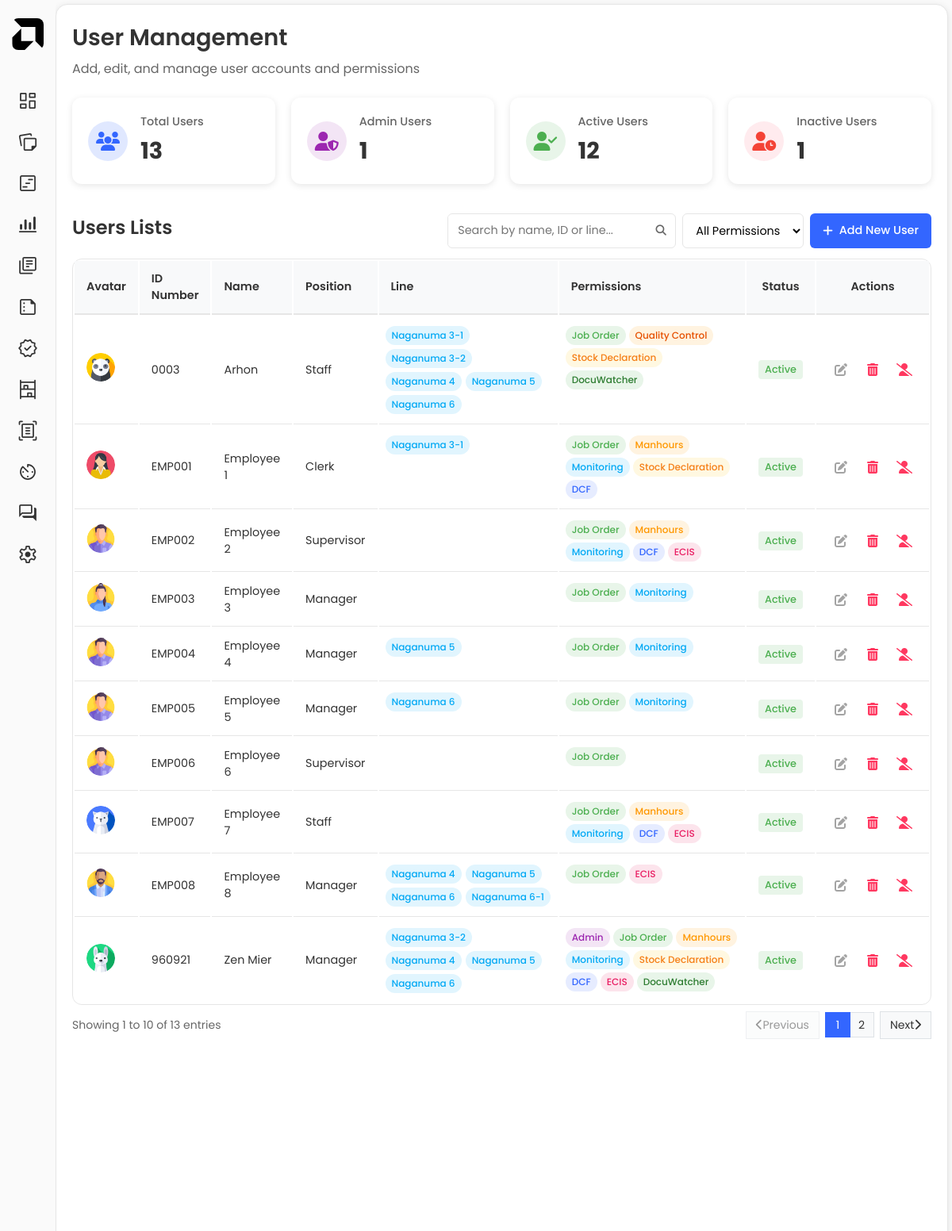
The page /settings/account-settings/ (signed in, upper part) on the database as committed earlier.
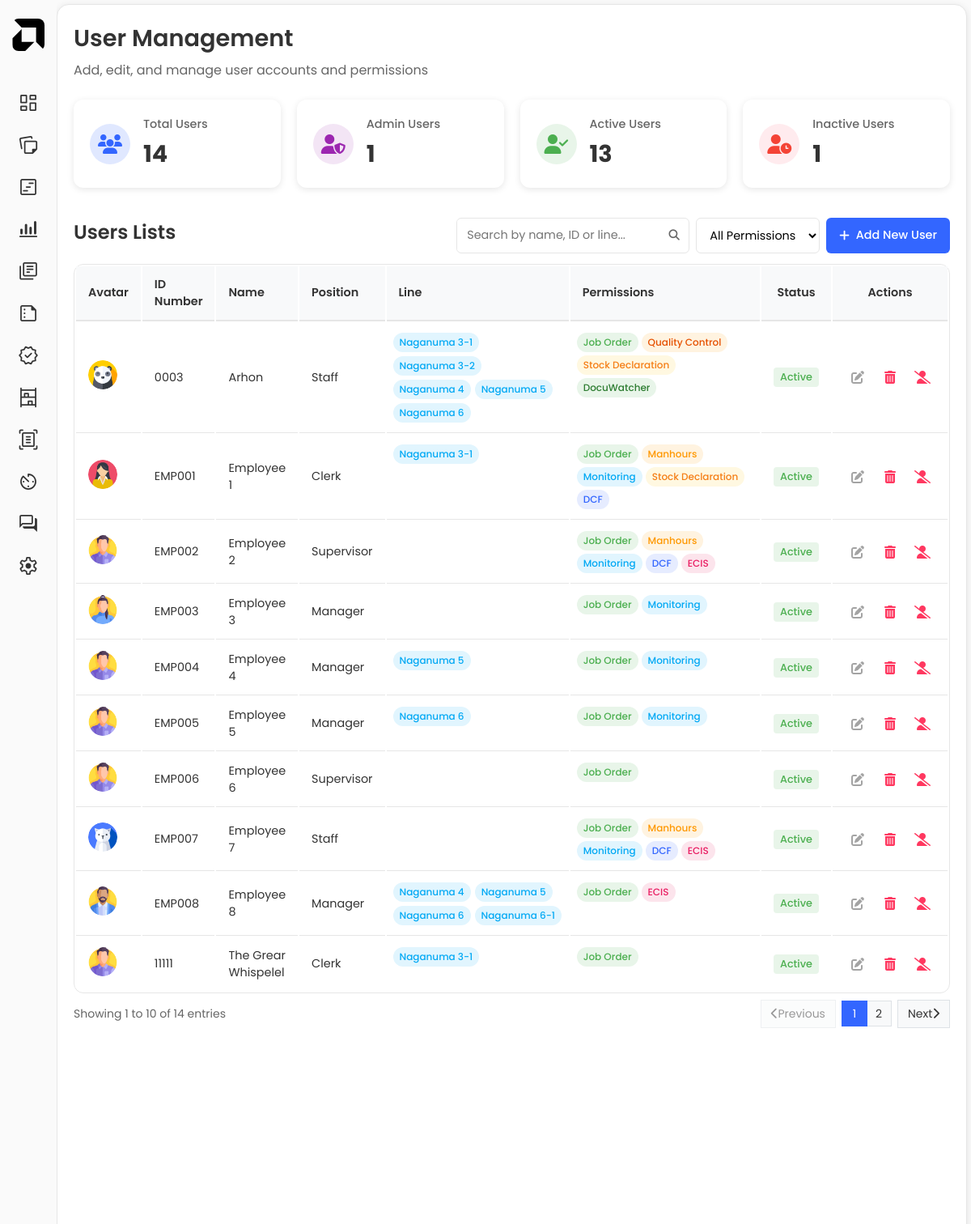
The same page on the database as committed later.
### portalusers/models.py (models this page shows)
class Users(AbstractUser):
    POSITION = [
        ('Staff', 'Staff'),
        ('Clerk', 'Clerk'),
        ('Assistant', 'Assistant'),
        ('Innovator', 'Innovator'),
        ('Supervisor', 'Supervisor'),
        ('Manager', 'Manager')
    ]
    avatar = models.ImageField(upload_to='profile/', null=True, default='images/profile/avatar.png')
    id_number = models.CharField(max_length=10, null=True)
    name = models.CharField(max_length=100, null=True)
    position = models.CharField(max_length=100, choices=POSITION, null=True)
    line = models.ManyToManyField(Line, related_name='user_line')
    default_line = models.ForeignKey(Line, on_delete=models.SET_NULL, null=True, blank=True, related_name='default_line_users')
    username = models.CharField(max_length=50, null=True, unique=True)
    is_admin = models.BooleanField(default=False)
    job_order_user = models.BooleanField(default=False)
    job_order_requestor = models.BooleanField(default=False)
    job_order_approver = models.BooleanField(default=False)
    job_order_checker = models.BooleanField(default=False)
    job_order_maintenance = models.BooleanField(default=False)
    job_order_facilitator = models.BooleanField(default=False)
    job_order_spectator = models.BooleanField(default=False)
    job_order_pmd = models.BooleanField(default=False)
    manhours_user = models.BooleanField(default=False)
    manhours_staff = models.BooleanField(default=False)
    manhours_supervisor = models.BooleanField(default=False)
    monitoring_user = models.BooleanField(default=False)
    monitoring_staff = models.BooleanField(default=False)
    monitoring_supervisor = models.BooleanField(default=False)
    monitoring_manager = models.BooleanField(default=False)
    monitoring_qad = models.BooleanField(default=False)
    monitoring_sales = models.BooleanField(default=False)
    dcf_user = models.BooleanField(default=False)
    dcf_requestor = models.BooleanField(default=False)
    dcf_approver = models.BooleanField(default=False)
    ecis_user = models.BooleanField(default=False)
    ecis_facilitator = models.BooleanField(default=False)
    ecis_requestor = models.BooleanField(default=False)
    quality_control_user = models.BooleanField(default=False)
    quality_control_qa = models.BooleanField(default=False)
    quality_control_warehouse = models.BooleanField(default=False)
    quality_control_engineering = models.BooleanField(default=False)
    quality_control_production = models.BooleanField(default=False)
    stock_declaration_user = models.BooleanField(default=False)
    stock_declaration_warehouse = models.BooleanField(default=False)
    stock_declaration_purchasing = models.BooleanField(default=False)
    stock_declaration_production = models.BooleanField(default=False)
    overtime_user = models.BooleanField(default=False)
    overtime_requestor = models.BooleanField(default=False)
    overtime_supervisor = models.BooleanField(default=False)
    overtime_importer = models.BooleanField(default=False)
    overtime_allocator = models.BooleanField(default=False)
    overtime_facilitator = models.BooleanField(default=False)
    wip_user = models.BooleanField(default=False)
    wip_counter = models.BooleanField(default=False)
    wip_checker = models.BooleanField(default=False)
    wip_facilitator = models.BooleanField(default=False)
    docunotification_user = models.BooleanField(default=False)
    docunotification_requestor = models.BooleanField(default=False)
    docunotification_admin = models.BooleanField(default=False)
    meetingscheduler_user = models.BooleanField(default=False)
    meetingscheduler = models.BooleanField(default=False)
    meetingadmin = models.BooleanField(default=False)
    USERNAME_FIELD = 'username'
    REQUIRED_FIELDS = []

### settings/models.py (models this page shows, shortened)
class Line(models.Model):
    line_name = models.CharField(max_length=100)

### settings/views.py (the view)
@login_required(login_url="user-login")
@user_passes_test(is_admin)
def user_management(request):
    users_list = Users.objects.prefetch_related('line').all().order_by('name')
    users_count = users_list.count()
    admin_count = users_list.filter(is_admin=True).count()
    active_count = users_list.filter(is_active=True).count()
    inactive_count = users_list.filter(is_active=False).count()
    lines = Line.objects.all().order_by('line_name')
    approvers = Users.objects.filter(is_active=True).order_by('name').all()
    paginator = Paginator(users_list, 10)
    page = request.GET.get('page', 1)
    users = paginator.get_page(page)
    avatars = [{'filename': f'avatar{i}.png', 'url': f'/static/images/profile/avatar{i}.png'} for i in range(1, 10)]
    context = {
        'users': users,
        'users_count': users_count,
        'admin_count': admin_count,
        'active_count': active_count,
        'inactive_count': inactive_count,
        'lines': lines,
        'potential_approvers': approvers,
        'position_choices': Users.POSITION,
        'module_choices': UserApprovers.MODULES,
        'role_choices': UserApprovers.ROLES,
        'avatars': avatars,
    }
    return render(request, 'settings/account-register.html', context)

### settings/templates/settings/account-register.html (shortened to what this page needs)
{% extends 'main.html' %}
{% load static %}
{% block extra_css %}
<link rel="stylesheet" href="{% static 'css/qualitycontrol/qualitycontrol.css' %}">
<link rel="stylesheet" href="{% static 'css/account/account-registration.css' %}">
{% endblock %}
{% block content %}
<main class="main-content">
    <div class="UM-header">
        <div class="UM-title-section">
            <h1 class="UM-page-title">User Management</h1>
            <p class="UM-subtitle">Add, edit, and manage user accounts and permissions</p>
        </div>
    </div>
    <div class="UM-stats-container">
        <div class="UM-stats-card UM-total">
            <div class="UM-stats-icon">
                <i class="fas fa-users"></i>
            </div>
            <div class="UM-stats-content">
                <h3>Total Users</h3>
                <h2 class="UM-stats-number">{{ users_count }}</h2>
            </div>
        </div>
        <div class="UM-stats-card UM-admin">
            <div class="UM-stats-icon">
                <i class="fas fa-user-shield"></i>
            </div>
            <div class="UM-stats-content">
                <h3>Admin Users</h3>
                <h2 class="UM-stats-number">{{ admin_count }}</h2>
            </div>
        </div>
        <div class="UM-stats-card UM-active">
            <div class="UM-stats-icon">
                <i class="fas fa-user-check"></i>
            </div>
            <div class="UM-stats-content">
                <h3>Active Users</h3>
                <h2 class="UM-stats-number">{{ active_count }}</h2>
            </div>
        </div>
        <div class="UM-stats-card UM-inactive">
            <div class="UM-stats-icon">
                <i class="fas fa-user-clock"></i>
            </div>
            <div class="UM-stats-content">
                <h3>Inactive Users</h3>
                <h2 class="UM-stats-number">{{ inactive_count }}</h2>
            </div>
        </div>
    </div>
    <div class="tab-content active">
            <div>
                <div class="card-header">
                    <h2>Users Lists</h2>
                    <div class="card-header-action">
                        <div class="JO-search-container">
                            <input type="text" id="user-search" class="JO-search-input" placeholder="Search by name, ID or line...">
                            <button class="JO-search-button">
                                <i class="fas fa-search"></i>
                            </button>
                        </div>
                        <div class="UM-filter-container">
                            <select id="permission-filter" class="UM-select UM-filter-select">
                                <option value="all">All Permissions</option>
                            </select>
                        </div>
                        <button id="add-user-btn" class="UM-button UM-primary-button">
                            <i class="fas fa-plus"></i> Add New User
                        </button>
                    </div>
                </div>
                <div class="common-table-container">
                    <table class="Unisync-table" id="trial-run-table">
                        <thead>
                            <tr>
                                <th>Avatar</th>
                                <th>ID Number</th>
                                <th>Name</th>
                                <th>Position</th>
                                <th class="column-line">Line</th>
                                <th class="column-permissions">Permissions</th>
                                <th style="text-align: center;">Status</th>
                                <th style="text-align: center;">Actions</th>
                            </tr>
                        </thead>
                        <tbody id="trial-run-tbody">
                            {% for user in users %}
                                <tr>
                                    <td data-label="Avatar">
                                        <img src="{{ user.avatar.url }}" alt="{{ user.name }}" class="UM-user-avatar">
                                    </td>
                                    <td data-label="ID">{{ user.id_number }}</td>
                                    <td data-label="Name">{{ user.name }}</td>
                                    <td data-label="Position">{{ user.position }}</td>
                                    <td data-label="Line" class="column-line">
                                        <div class="UM-permission-pills">
                                            {% for line in user.line.all %}
                                                <span class="UM-permission-pill UM-monitoring-pill">{{ line.line_name }}</span>
                                            {% endfor %}
                                        </div>
                                    </td>
                                    <td data-label="Permissions" class="column-permissions">
                                        <div class="UM-permission-pills">
                                            {% if user.is_admin %}
                                            <span class="UM-permission-pill UM-admin-pill">Admin</span>
                                            {% endif %}
                                            {% if user.job_order_user %}
                                            <span class="UM-permission-pill UM-job-order-pill">Job Order</span>
                                            {% endif %}
                                            {% if user.manhours_user %}
                                            <span class="UM-permission-pill UM-manhours-pill">Manhours</span>
                                            {% endif %}
                                            {% if user.monitoring_user %}
                                            <span class="UM-permission-pill UM-monitoring-pill">Monitoring</span>
                                            {% endif %}
                                            {% if user.quality_control_user %}
                                            <span class="UM-permission-pill UM-quality-control-pill">Quality Control</span>
                                            {% endif %}
                                            {% if user.stock_declaration_user %}
                                            <span class="UM-permission-pill UM-stock-declaration-pill">Stock Declaration</span>
                                            {% endif %}
                                            {% if user.dcf_user %}
                                            <span class="UM-permission-pill UM-dcf-pill">DCF</span>
                                            {% endif %}
                                            {% if user.ecis_user %}
                                            <span class="UM-permission-pill UM-ecis-pill">ECIS</span>
                                            {% endif %}
                                            {% if user.docunotification_user %}
                                            <span class="UM-permission-pill UM-docunotification-pill">DocuWatcher</span>
                                            {% endif %}
                                        </div>
                                    </td>
                                    <td class="text-center" data-label="Status">
                                        <span class="UM-status {% if user.is_active %}UM-status-active{% else %}UM-status-inactive{% endif %}">
                                            {% if user.is_active %}Active{% else %}Inactive{% endif %}
                                        </span>
                                    </td>
                                    <td data-label="Actions">
                                        <div class="UM-action-buttons">
                                            <button class="btn btn-icon UM-edit-user" data-id="{{ user.id }}" title="Edit User">
                                                <i class="fas fa-edit"></i>
                                            </button>
                                            <button class="btn btn-icon btn-error UM-delete-user" data-id="{{ user.id }}" title="Delete User">
                                                <i class="fas fa-trash-alt"></i>
                                            </button>
                                            <form method="post" action="{% url 'toggle_status' user.id %}" class="UM-inline-form">
                                                <button type="submit" class="btn btn-icon {% if user.is_active %}btn-error{% else %}btn-success{% endif %}" title="{% if user.is_active %}Deactivate{% else %}Activate{% endif %}">
                                                    <i class="fas {% if user.is_active %}fa-user-slash{% else %}fa-user-check{% endif %}"></i>
                                                </button>
                                            </form>
                                        </div>
                                    </td>
                                </tr>
                            {% endfor %}
                        </tbody>
                    </table>
                </div>
                <div class="JO-pagination">
                    <div class="JO-pagination-info">
                        Showing {{ users.start_index }} to {{ users.end_index }} of {{ users.paginator.count }} entries
                    </div>
                    {% if users.paginator.num_pages > 1 %}
                    <div class="JO-pagination-controls">
                        <div class="JO-pagination-nav-container">
                            {% if users.has_previous %}
                            <a href="?page={{ users.previous_page_number }}" class="JO-pagination-btn">
                                <i class="fas fa-chevron-left"></i> Previous
                            </a>
                            {% else %}
                            <span class="JO-pagination-btn disabled">
                                <i class="fas fa-chevron-left"></i> Previous
                            </span>
                            {% endif %}
                            <div class="JO-pagination-pages">
                                {% for num in users.paginator.page_range %}
                                {% if users.number == num %}
                                <span class="JO-pagination-page active">{{ num }}</span>
                                {% elif num > users.number|add:'-3' and num < users.number|add:'3' %}
                                <a href="?page={{ num }}" class="JO-pagination-page">{{ num }}</a>
                                {% endif %}
                                {% endfor %}
                            </div>
                            {% if users.has_next %}
                            <a href="?page={{ users.next_page_number }}" class="JO-pagination-btn">
                                Next <i class="fas fa-chevron-right"></i>
                            </a>
                            {% else %}
                            <span class="JO-pagination-btn disabled">
                                Next <i class="fas fa-chevron-right"></i>
                            </span>
                            {% endif %}
                        </div>
                    </div>
                    {% endif %}
                </div>
            </div>
        </div>
</main>
{% endblock %}

Rows that differ between the two databases and show on the page:
no longer on this page (row edited): Users: avatar (picture), id_number "960921", name "Zen Mier", position "Manager", is_admin "Admin", job_order_user "Job Order", manhours_user "Manhours", monitoring_user "Monitoring", stock_declaration_user "Stock Declaration", dcf_user "DCF", ecis_user "ECIS", docunotification_user "DocuWatcher", is_active "Active", Line (line_name "Naganuma 3-2"), Line (line_name "Naganuma 4"), Line (line_name "Naganuma 5"), Line (line_name "Naganuma 6")
added Users: avatar (picture), id_number "11111", name "The Grear Whispelel", position "Clerk", job_order_user "Job Order", is_active "Active", Line (line_name "Naganuma 3-1")
Other text that changed with them:
{{ users_count }}: "13" → "14"
{{ active_count }}: "12" → "13"
{{ users.paginator.count }}: "13" → "14"
